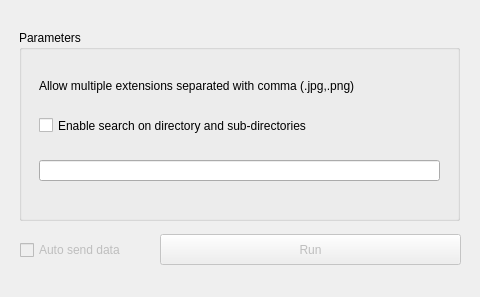
<?xml version="1.0" encoding="UTF-8"?>
<ui version="4.0">
 <class>Form</class>
 <widget class="QWidget" name="Form">
  <property name="geometry">
   <rect>
    <x>0</x>
    <y>0</y>
    <width>480</width>
    <height>297</height>
   </rect>
  </property>
  <property name="windowTitle">
   <string>Form</string>
  </property>
  <widget class="QGroupBox" name="groupBox">
   <property name="geometry">
    <rect>
     <x>19</x>
     <y>30</y>
     <width>441</width>
     <height>191</height>
    </rect>
   </property>
   <property name="title">
    <string>Parameters</string>
   </property>
   <widget class="QLineEdit" name="lineEdit">
    <property name="geometry">
     <rect>
      <x>20</x>
      <y>130</y>
      <width>401</width>
      <height>21</height>
     </rect>
    </property>
   </widget>
   <widget class="QCheckBox" name="checkBox">
    <property name="geometry">
     <rect>
      <x>20</x>
      <y>80</y>
      <width>365</width>
      <height>31</height>
     </rect>
    </property>
    <property name="text">
     <string>Enable search on directory and sub-directories</string>
    </property>
   </widget>
   <widget class="QLabel" name="label">
    <property name="geometry">
     <rect>
      <x>20</x>
      <y>40</y>
      <width>401</width>
      <height>31</height>
     </rect>
    </property>
    <property name="text">
     <string>Allow multiple extensions separated with comma (.jpg,.png)</string>
    </property>
   </widget>
  </widget>
  <widget class="QPushButton" name="pushButton_send">
   <property name="enabled">
    <bool>false</bool>
   </property>
   <property name="geometry">
    <rect>
     <x>160</x>
     <y>234</y>
     <width>301</width>
     <height>31</height>
    </rect>
   </property>
   <property name="text">
    <string>Run</string>
   </property>
  </widget>
  <widget class="QCheckBox" name="checkBox_send">
   <property name="enabled">
    <bool>false</bool>
   </property>
   <property name="geometry">
    <rect>
     <x>20</x>
     <y>240</y>
     <width>121</width>
     <height>20</height>
    </rect>
   </property>
   <property name="text">
    <string>Auto send data</string>
   </property>
  </widget>
 </widget>
 <resources/>
 <connections/>
</ui>
